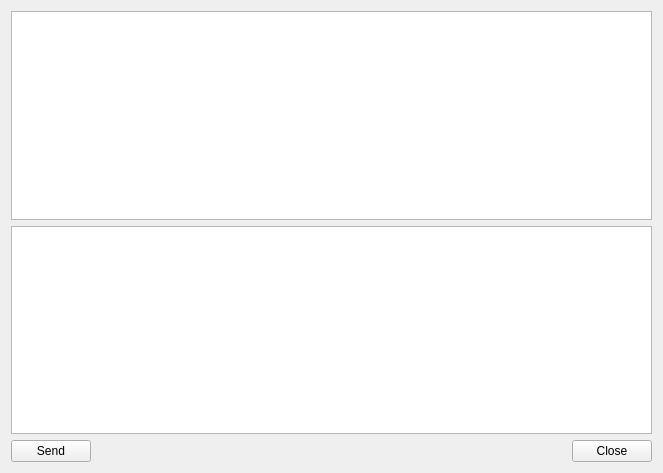
<?xml version="1.0" encoding="UTF-8"?>
<ui version="4.0">
 <class>CSJTcpSocket</class>
 <widget class="QWidget" name="CSJTcpSocket">
  <property name="geometry">
   <rect>
    <x>0</x>
    <y>0</y>
    <width>663</width>
    <height>473</height>
   </rect>
  </property>
  <property name="windowTitle">
   <string>Form</string>
  </property>
  <layout class="QGridLayout" name="gridLayout">
   <item row="0" column="0" colspan="3">
    <widget class="QTextEdit" name="textEditRead">
     <property name="readOnly">
      <bool>true</bool>
     </property>
    </widget>
   </item>
   <item row="1" column="0" colspan="3">
    <widget class="QTextEdit" name="textEditWrite"/>
   </item>
   <item row="2" column="0">
    <widget class="QPushButton" name="buttonSend">
     <property name="text">
      <string>Send</string>
     </property>
    </widget>
   </item>
   <item row="2" column="1">
    <spacer name="horizontalSpacer">
     <property name="orientation">
      <enum>Qt::Horizontal</enum>
     </property>
     <property name="sizeHint" stdset="0">
      <size>
       <width>480</width>
       <height>20</height>
      </size>
     </property>
    </spacer>
   </item>
   <item row="2" column="2">
    <widget class="QPushButton" name="buttonClose">
     <property name="text">
      <string>Close</string>
     </property>
    </widget>
   </item>
  </layout>
 </widget>
 <resources/>
 <connections/>
</ui>
